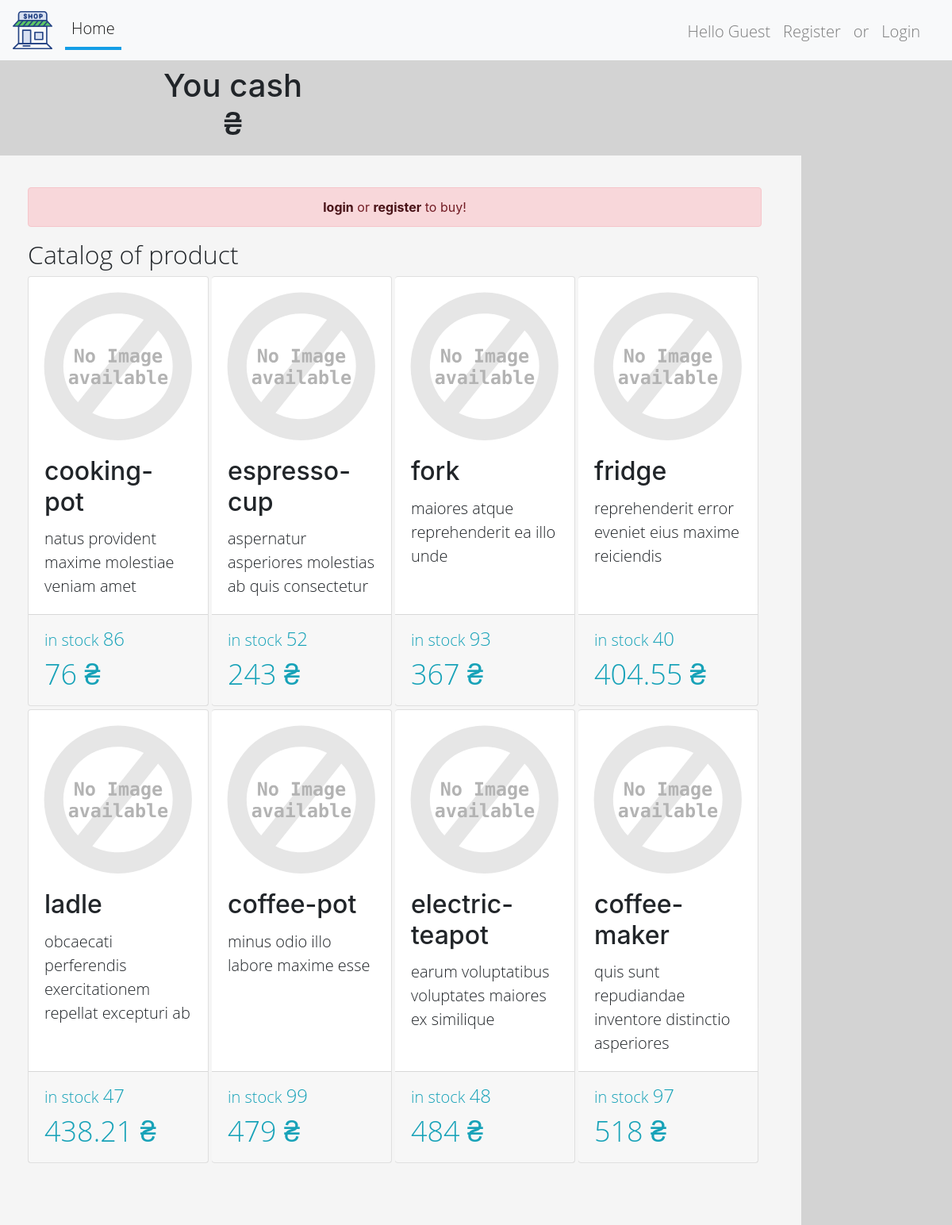
The app's page /, older data.
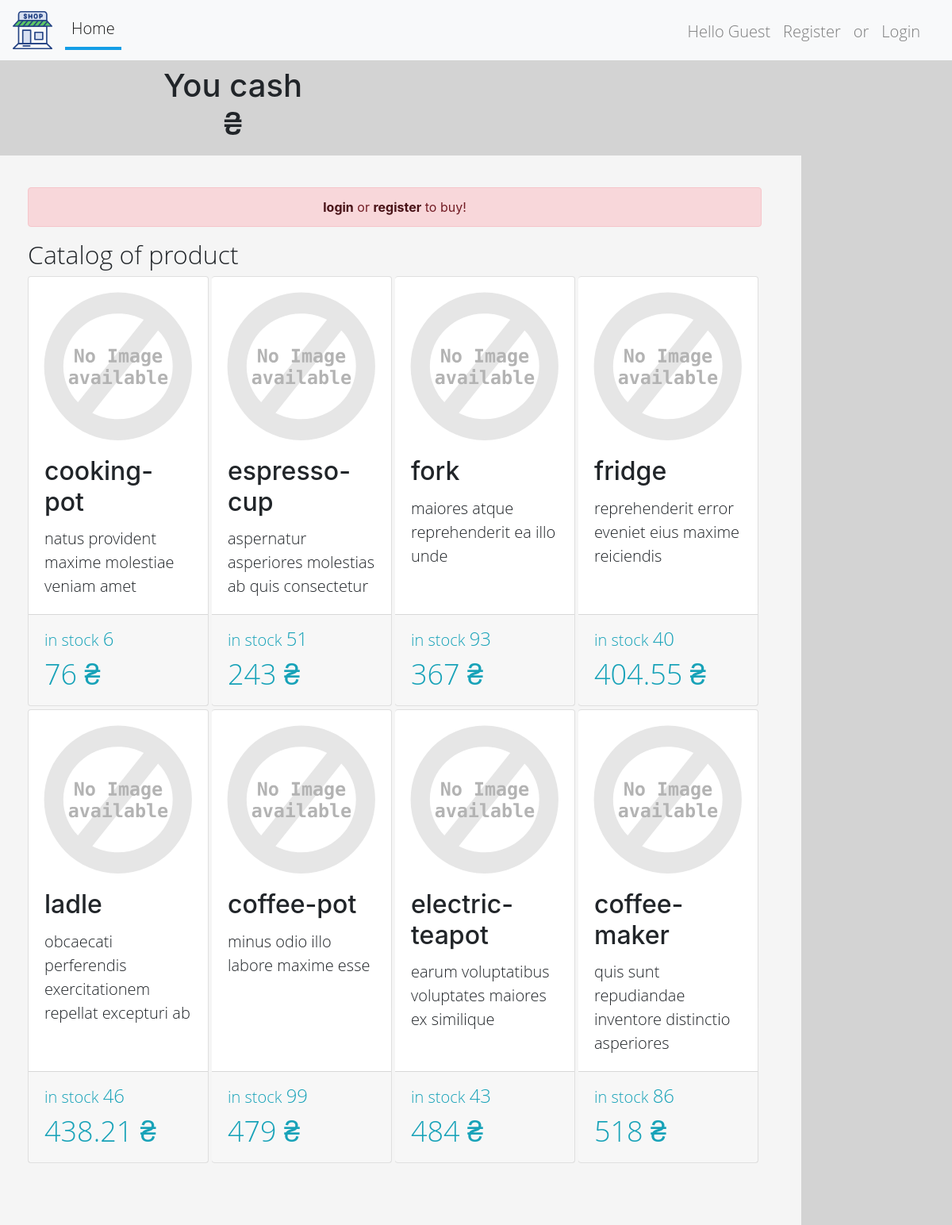
The same page, newer data.
### shop/models.py (models this page shows, shortened)
class Product(models.Model):
    name = models.CharField(max_length=50)
    description = models.CharField(max_length=256)
    price = models.DecimalField(
        decimal_places=2,
        max_digits=12,
        validators=[MinValueValidator(Decimal('0.00'))])
    photo = models.FileField(upload_to='shop/product_image/')
    count = models.PositiveIntegerField()

### shop/views.py (the view)
# urls.py: path('', IndexView.as_view(), name='index'),
class IndexView(ListView):
    template_name = 'shop/product/index.html'
    model = models.Product
    queryset = model.objects.all()
    context_object_name = 'products'
    paginate_by = 8
    ordering = 'price'
    def get_context_data(self, **kwargs):  # todo for debug (delete)
        context = super().get_context_data(**kwargs)
        context.update({'purchase_create_form': forms.PurchaseCreateForm})
        if self.request.user.pk is not None:
            context.update({'cash': self.request.user.profile.cash})
        return context

### shop/templates/shop/product/index.html (shortened to what this page needs)
{% extends 'shop/page_item/base.html' %}
{% load staticfiles %}
{% block content %}
    <div id="cash">
        <h1 class="nav-link text-center">
            You cash <br> {{ cash|floatformat:"-2" }} ₴
        </h1>
    </div>
    <div class="col-md-10 col-sm-10 col-12 col box">
        {% if not user.is_authenticated %}
            <div class="alert alert-danger text-center" role="alert">
                <a href="{% url 'shop:user_login' %}" class="alert-link">login</a>
                or
                <a href="{% url 'shop:user_create' %}" class="alert-link">register</a>
                to buy!
            </div>
        {% endif %}
        <h2>Catalog of product</h2>
        <div class="card-group mx-0 px-0">
            {% for product in products %}
                {% include 'shop/product/card.html' %}
            {% empty %}
                <p>no product</p>
            {% endfor %}
        </div>
    </div>
{% endblock content %}

### shop/templates/shop/product/card.html (shortened to what this page needs)
{% load staticfiles %}
<div class="card rounded col-3 px-0 ml-0 mb-1 mr-1">
    <img class="card-img-top" src="{{ MEDIA_URL }}{{ product.photo }}" alt="image"
         onerror="if (this.src != 'static/images/alt.svg') this.src = '{% static "images/alt.svg" %}'"
    >
    <div class="card-body pt-0">
        <h5 class="card-title">{{ product.name }}</h5>
        <p class="card-text">{{ product.description }}</p>
    </div>
    <div class="card-footer pt-1" style="position: relative">
        <p class="text-info m-0 p-0 mt-2">in stock
            <span class="in-stock">{{ product.count }}</span></p>
        <p class="text-info m-0 p-0"><span class="cost">{{ product.price|floatformat:'-2' }} ₴</span></p>
    </div>
</div>

Row changes from the older to the newer data that the page shows:
changed Product "cooking-pot": count "86" → "6"
changed Product "espresso-cup": count "52" → "51"
changed Product "ladle": count "47" → "46"
changed Product "electric-teapot": count "48" → "43"
changed Product "coffee-maker": count "97" → "86"
